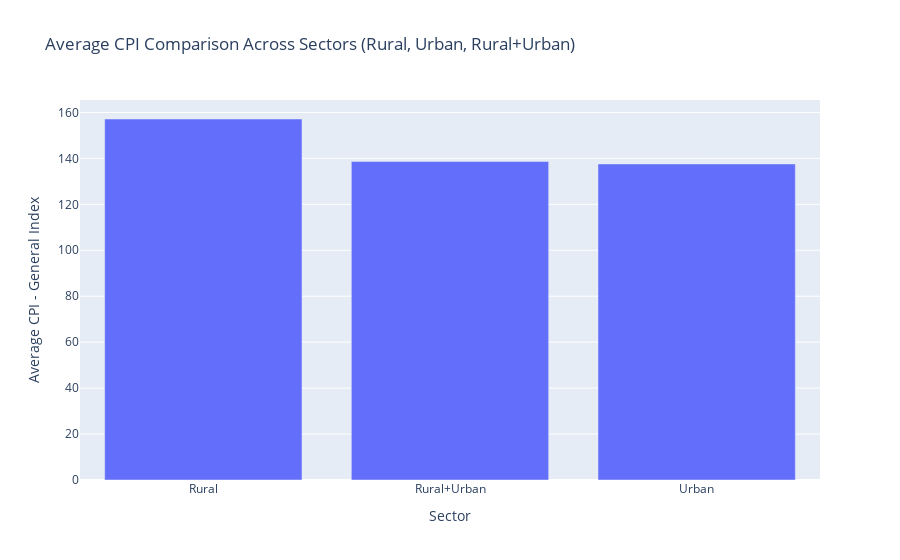

Source (notebook cell):
### Markdown cell above
# Comparison Across Sectors or Regions

### Code cell
# comparison across sectors or regions
sector_cpi_means = cpi_data.groupby(['Sector'])['General index'].mean().reset_index()
fig = px.bar(sector_cpi_means, x='Sector', y='General index', title='Average CPI Comparison Across Sectors (Rural, Urban, Rural+Urban)')
fig.update_layout(xaxis_title='Sector', yaxis_title='Average CPI - General Index')
fig.show()

### Figure 1 — Plotly figure (JSON) as saved in the notebook; plotly's stock layout.template omitted (floating-point values rounded to 4 significant figures)
{"data": [{"alignmentgroup": "True", "hovertemplate": "Sector=%{x}<br>General index=%{y}<extra></extra>", "legendgroup": "", "marker": {"color": "#636efa", "pattern": {"shape": ""}}, "name": "", "offsetgroup": "", "orientation": "v", "showlegend": false, "textposition": "auto", "type": "bar", "x": ["Rural", "Rural+Urban", "Urban"], "xaxis": "x", "y": [157.1, 138.7, 137.6], "yaxis": "y"}], "layout": {"barmode": "relative", "legend": {"tracegroupgap": 0}, "title": {"text": "Average CPI Comparison Across Sectors (Rural, Urban, Rural+Urban)"}, "xaxis": {"anchor": "y", "domain": [0, 1], "title": {"text": "Sector"}}, "yaxis": {"anchor": "x", "domain": [0, 1], "title": {"text": "Average CPI - General Index"}}}}
